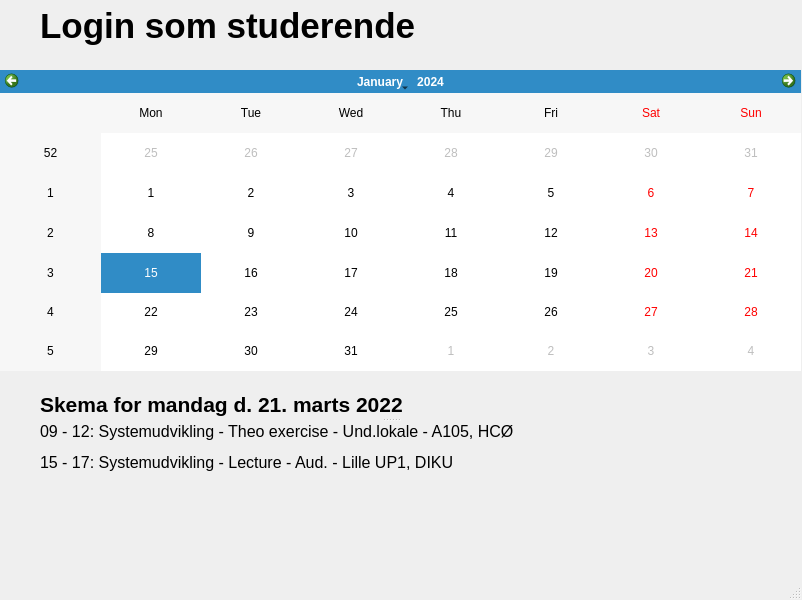
<?xml version="1.0" encoding="UTF-8"?>
<ui version="4.0">
 <class>MainWindow</class>
 <widget class="QMainWindow" name="MainWindow">
  <property name="geometry">
   <rect>
    <x>0</x>
    <y>0</y>
    <width>802</width>
    <height>600</height>
   </rect>
  </property>
  <property name="windowTitle">
   <string>MainWindow</string>
  </property>
  <widget class="QWidget" name="centralwidget">
   <widget class="QCalendarWidget" name="calendarWidget">
    <property name="geometry">
     <rect>
      <x>0</x>
      <y>70</y>
      <width>801</width>
      <height>301</height>
     </rect>
    </property>
   </widget>
   <widget class="QLabel" name="datovalg_2">
    <property name="geometry">
     <rect>
      <x>40</x>
      <y>0</y>
      <width>701</width>
      <height>51</height>
     </rect>
    </property>
    <property name="font">
     <font>
      <pointsize>26</pointsize>
      <bold>true</bold>
     </font>
    </property>
    <property name="text">
     <string>Login som studerende</string>
    </property>
   </widget>
   <widget class="QSplitter" name="splitter">
    <property name="geometry">
     <rect>
      <x>40</x>
      <y>390</y>
      <width>701</width>
      <height>151</height>
     </rect>
    </property>
    <property name="orientation">
     <enum>Qt::Vertical</enum>
    </property>
    <widget class="QLabel" name="datovalg">
     <property name="font">
      <font>
       <pointsize>16</pointsize>
       <bold>true</bold>
      </font>
     </property>
     <property name="text">
      <string>Skema for mandag d. 21. marts 2022</string>
     </property>
    </widget>
    <widget class="QLabel" name="datoindhold">
     <property name="font">
      <font>
       <pointsize>12</pointsize>
      </font>
     </property>
     <property name="text">
      <string>&lt;html&gt;&lt;head/&gt;&lt;body&gt;&lt;p&gt;09 - 12: Systemudvikling - Theo exercise - Und.lokale - A105, HCØ&lt;/p&gt;&lt;p&gt;15 - 17: Systemudvikling - Lecture - Aud. - Lille UP1, DIKU&lt;/p&gt;&lt;/body&gt;&lt;/html&gt;</string>
     </property>
     <property name="alignment">
      <set>Qt::AlignLeading|Qt::AlignLeft|Qt::AlignTop</set>
     </property>
     <property name="wordWrap">
      <bool>true</bool>
     </property>
    </widget>
   </widget>
  </widget>
  <widget class="QMenuBar" name="menubar">
   <property name="geometry">
    <rect>
     <x>0</x>
     <y>0</y>
     <width>802</width>
     <height>22</height>
    </rect>
   </property>
  </widget>
  <widget class="QStatusBar" name="statusbar"/>
 </widget>
 <resources/>
 <connections/>
</ui>
